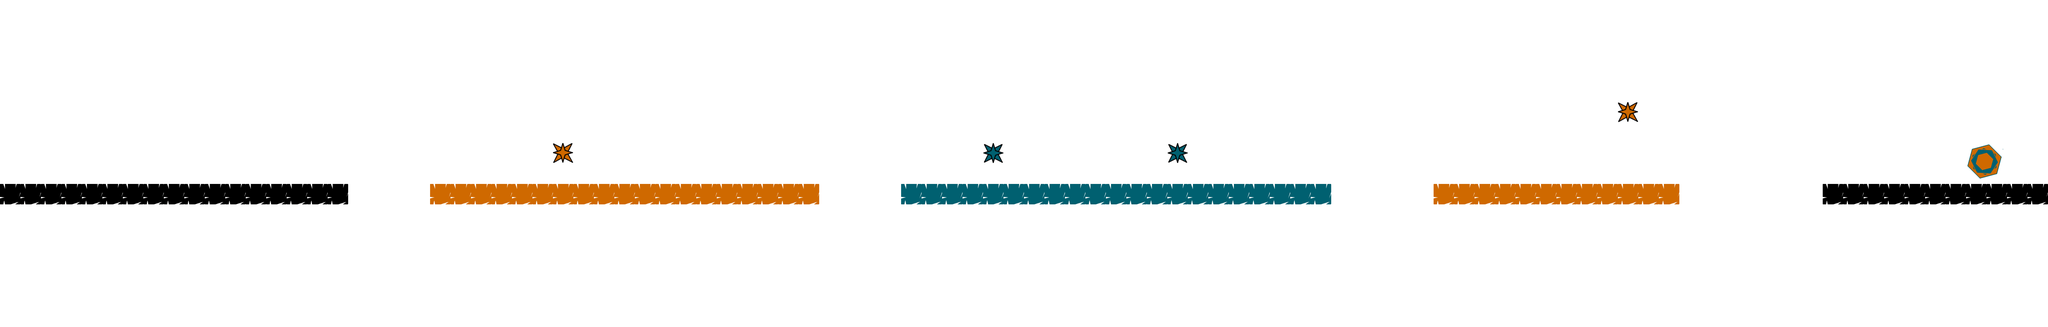

A level layout from a 2D game, rendered from its tile map. Below: a short description, then the map file with tile-grid data replaced by summaries:
An orthogonal 100x16 tile map with 64x64 px tiles, 7 tile layers (Background, BlackGround, OrangeGround, BlueGround, ...) and 13 objects.

<map version="1.0" orientation="orthogonal" renderorder="right-down" width="100" height="16" tilewidth="64" tileheight="64" nextobjectid="23">
 <tileset firstgid="1" name="Tiles" tilewidth="64" tileheight="64" tilecount="16">
  <image source="Tiles.png" width="512" height="128" />
 </tileset>
 <layer name="Background" width="100" height="16">
  <data>[1600 cells, 1600 non-empty, 1 distinct tile ids]</data>
 </layer>
 <layer name="BlackGround" width="100" height="16">
  <data>[1600 cells, 28 non-empty, 1 distinct tile ids]</data>
 </layer>
 <layer name="OrangeGround" width="100" height="16">
  <data>[1600 cells, 31 non-empty, 1 distinct tile ids]</data>
 </layer>
 <layer name="BlueGround" width="100" height="16">
  <data>[1600 cells, 21 non-empty, 1 distinct tile ids]</data>
 </layer>
 <layer name="Portal" width="100" height="16">
  <data>[1600 cells, 4 non-empty, 4 distinct tile ids]</data>
 </layer>
 <layer name="OrangeStar" width="100" height="16">
  <data>[1600 cells, 2 non-empty, 1 distinct tile ids]</data>
 </layer>
 <layer name="BlueStar" width="100" height="16">
  <data>[1600 cells, 2 non-empty, 1 distinct tile ids]</data>
 </layer>
 <objectgroup name="BlackGround">
  <object id="1" x="0" y="576" width="1088" height="64" />
  <object id="2" x="5696" y="576" width="704" height="64" />
 </objectgroup>
 <objectgroup name="OrangeGround">
  <object id="3" x="4480" y="576" width="768" height="64" />
  <object id="4" x="1344" y="576" width="1216" height="64" />
 </objectgroup>
 <objectgroup name="BlueGround">
  <object id="5" x="2816" y="576" width="1344" height="64" />
 </objectgroup>
 <objectgroup name="Portal">
  <object id="6" x="6400" y="192" height="128" />
  <object id="11" x="6144" y="448" width="128" height="128" />
 </objectgroup>
 <objectgroup name="OrangeStar">
  <object id="13" x="1728" y="448" width="64" height="64" />
  <object id="14" x="5056" y="320" width="64" height="64" />
 </objectgroup>
 <objectgroup name="BlueStar">
  <object id="15" x="3072" y="448" width="64" height="64" />
  <object id="16" x="3648" y="448" width="64" height="64" />
 </objectgroup>
 <objectgroup name="EndOfMap">
  <object id="19" x="0" y="960" width="3648" height="64" />
  <object id="20" x="3648" y="960" width="2880" height="64" />
 </objectgroup>
</map>
